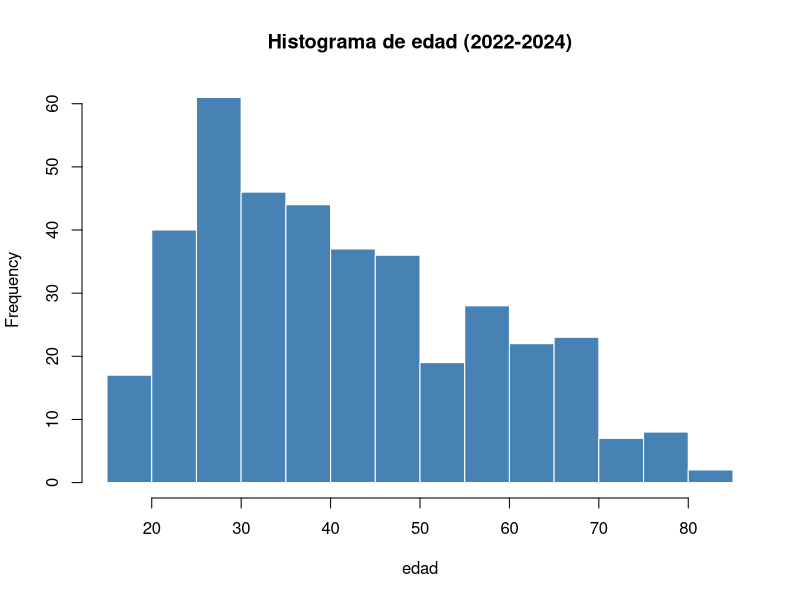

Recreate this plot in R.
## ---- chunk 1
knitr::opts_chunk$set(echo = TRUE)
library(dplyr)
library(knitr)
library(kableExtra)
library(ggplot2)
M22L = read.csv("Datos2022Limpios.csv")
M23L = read.csv("Datos2023Limpios.csv")
M24L = read.csv("Datos2024Limpios.csv")

M2224 = bind_rows(M22L,M23L,M24L)

write.csv(M2224,"BasedeDatosMolec.csv",row.names = FALSE)
## ---- chunk 2
Datos_cuant_combinados1 = M2224["edad"]
par(mfrow = c(1,1))
for (v in names(Datos_cuant_combinados1)) {
  hist(Datos_cuant_combinados1[[v]], 
       main = paste("Histograma de", v, "(2022-2024)"), 
       xlab = v, col = "steelblue", border = "white",
       breaks = 20)
}
par(mfrow = c(1,1))
## ---- chunk 3
M22242 <- M2224 %>%
mutate(
sexo_cat = case_when(
!is.na(sexo) & sexo == 1 ~ "Hombre",
!is.na(sexo) & sexo == 2 ~ "Mujer",
TRUE ~ NA_character_
),
condact_cat = case_when(
!is.na(cond_act) & cond_act == 1 ~ "Trabaja",
!is.na(cond_act) & cond_act != 1 ~ "No trabaja",
TRUE ~ NA_character_
),
nivel_cat = case_when(
!is.na(nivel) & nivel <= 4 ~ "Bajo (≤4)",
!is.na(nivel) & nivel >= 7 ~ "Alto (≥7)",
!is.na(nivel) & nivel %in% 5:6 ~ "Medio (5-6)",
TRUE ~ NA_character_
)
)

vars_cat <- c("sexo_cat", "condact_cat", "nivel_cat")


freq_table <- function(df, var) {
df %>%
filter(!is.na(.data[[var]])) %>% # excluir NAs
count(!!sym(var)) %>% # frecuencia
mutate(
Porcentaje = round(100 * n / sum(n), 1) # porcentaje
) %>%
rename(Categoría = !!sym(var), Frecuencia = n) %>%
mutate(Variable = case_when(
var == "sexo_cat" ~ "Sexo",
var == "condact_cat" ~ "Condición de actividad",
var == "nivel_cat" ~ "Nivel educativo",
TRUE ~ var
)) %>%
select(Variable, Categoría, Frecuencia, Porcentaje)
}

tabla1_cualitativas <- bind_rows(lapply(vars_cat, function(v) freq_table(M22242, v)))


tabla1_cualitativas <- tabla1_cualitativas %>% arrange(Variable, desc(Frecuencia))

kable(
tabla1_cualitativas,
caption = "Distribución de frecuencias de variables cualitativas (2022-2024)",
align = c("l", "l", "r", "r"),
digits = 1
) %>%
kable_styling(full_width = FALSE, font_size = 9, bootstrap_options = c("striped", "condensed"))
